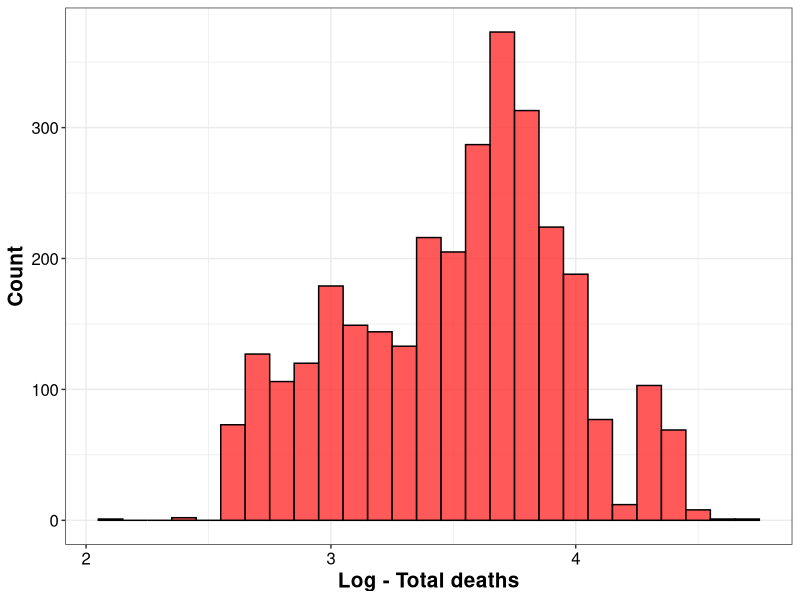
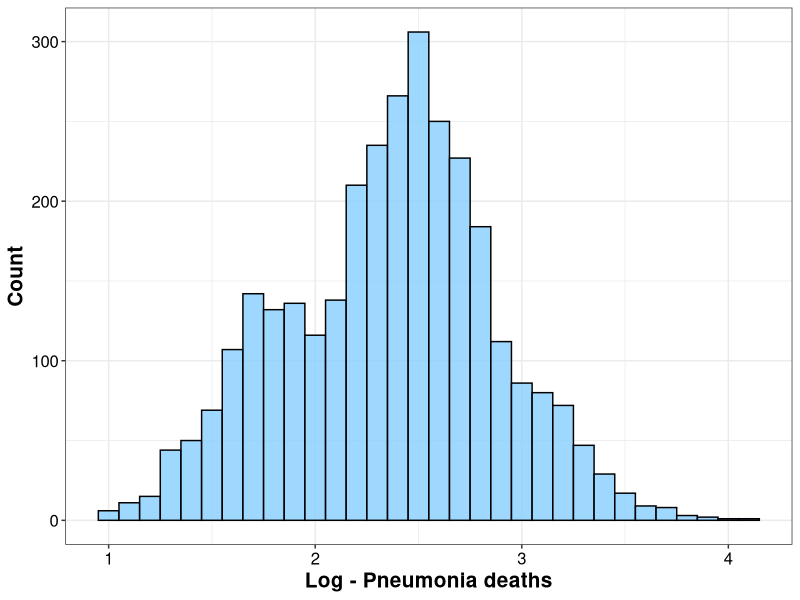
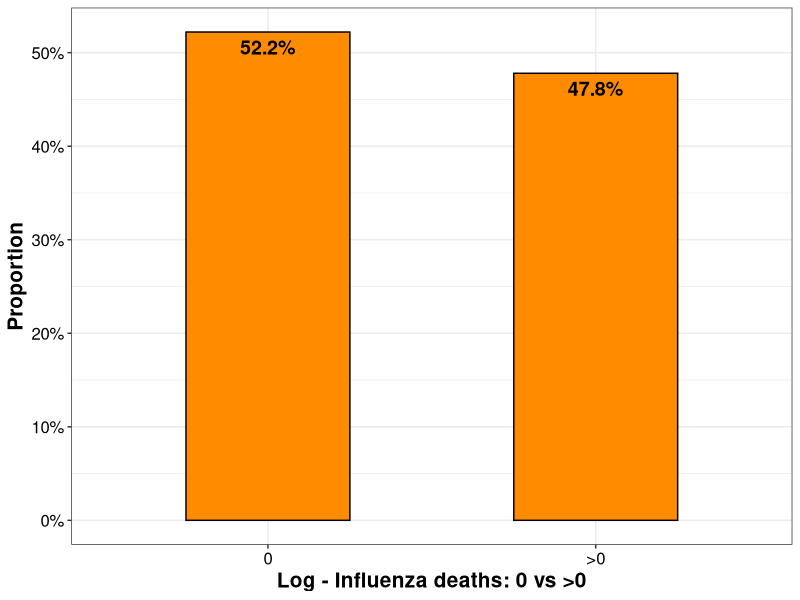
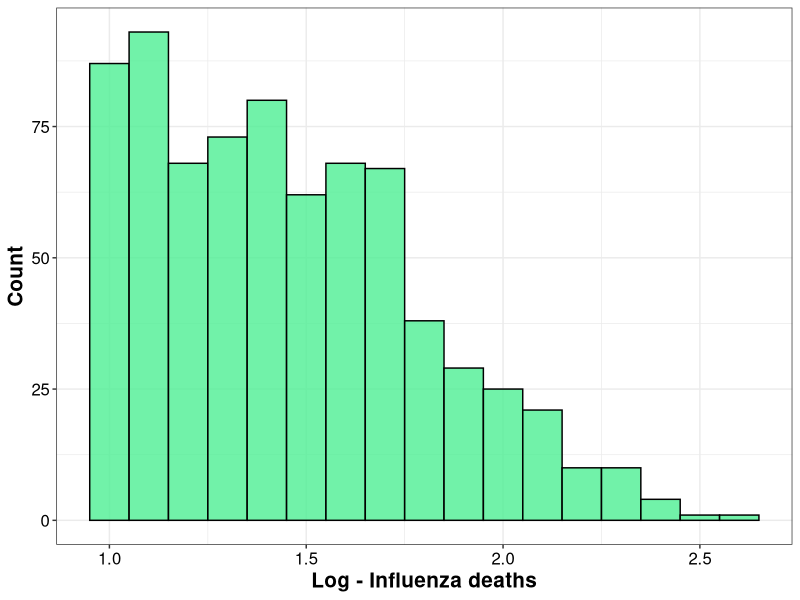
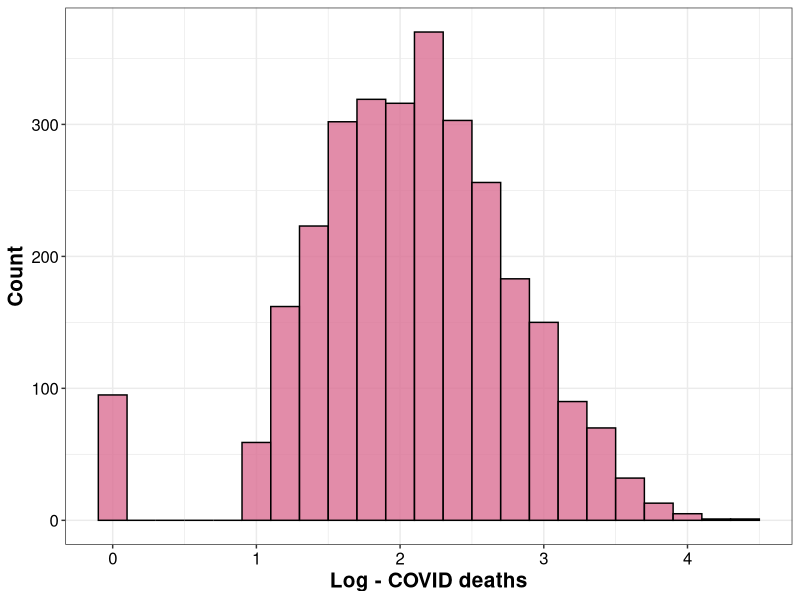
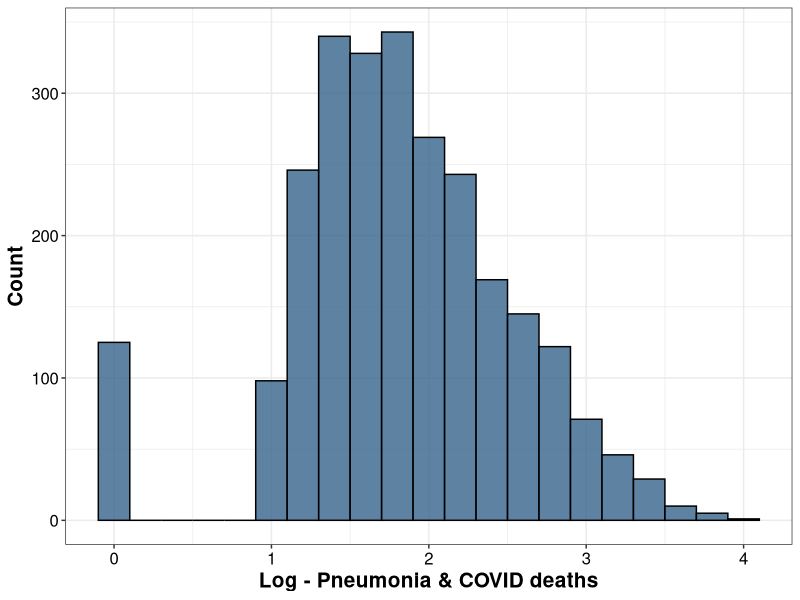
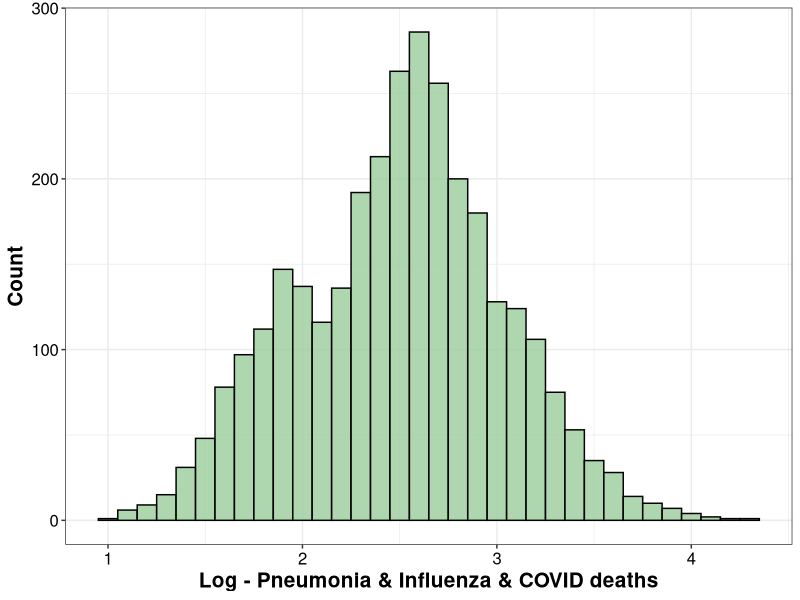

Recreate these plots in R, in order.
## ---- chunk 1
# Load required package
library(fitdistrplus) # To fit distributions
library(tidyverse)
library(ggplot2)
## ---- chunk 2
# Load the data file
data <- read.csv("CDCdata.csv")
str(data) # Check data structure
## ---- chunk 3
# Drop Data.as.of, Start.Date, End.Date, and Week.Ending.Date
# Filter out monthly records
data <- data %>% 
  select(-c(Data.as.of, Start.Date, End.Date, Week.Ending.Date, MMWR.Week)) %>%
  filter(Group=="By Month")
str(data) # Check data structure
## ---- chunk 4
# Check what's in the column State
unique(data$State)
## ---- chunk 5
# Drop Group and Footnote
# Drop records for US, NYC, and Puerto Rico
data <- data %>% select(-c(Group, Percent.of.Expected.Deaths, Footnote)) %>%
  filter(!State %in% c("United States", "New York City", "Puerto Rico"))
str(data) # Check data structure
## ---- chunk 6
# Correct column formats
# Change column names
data <- data %>% 
  mutate(Year=as.character(Year), Month=as.character(Month), State=as.character(State),
         death_covid=as.integer(gsub(",", "", COVID.19.Deaths)),
         death_total=as.integer(gsub(",", "", Total.Deaths)),
         death_pna=as.integer(gsub(",", "", Pneumonia.Deaths)),
         death_pna_covid=as.integer(gsub(",", "", Pneumonia.and.COVID.19.Deaths)),
         death_flu=as.integer(gsub(",", "", Influenza.Deaths)),
         death_pna_flu_covid=as.integer(gsub(",", "", Pneumonia..Influenza..or.COVID.19.Deaths))) %>%
  select(Year, Month, State, death_total, death_pna, death_flu, death_covid, death_pna_covid, death_pna_flu_covid)
str(data) # Check data structure
## ---- chunk 7
summary(data) # Check data distribution
## ---- chunk 8
# Histogram of log death_total
hist_death_total <- ggplot(data, aes(x=log(death_total, 10)))+
  geom_histogram(binwidth=.1, fill="firebrick1", color="black", alpha=.8)+
  labs(x="Log - Total deaths", y="Count")+
  theme_bw()+
  theme(axis.title.x=element_text(size=15, color="black", face="bold"),
        axis.title.y=element_text(size=15, color="black", face="bold"),
        axis.text.x=element_text(color="black", size=12),
        axis.text.y=element_text(color="black", size=12))
hist_death_total
## ---- chunk 9
# Fit weibull distribution for log death_total
fit_wb <- fitdist(log(data$death_total, 10), "weibull")
summary(fit_wb)
## ---- chunk 10
# Fit gamma distribution for log death_total
fit_gm <- fitdist(log(data$death_total, 10), "gamma")
summary(fit_gm)
## ---- chunk 11
# Histogram of log death_pna
hist_death_pna <- ggplot(data, aes(x=log(death_pna, 10)))+
  geom_histogram(binwidth=.1, fill="skyblue1", color="black", alpha=.8)+
  labs(x="Log - Pneumonia deaths", y="Count")+
  theme_bw()+
  theme(axis.title.x=element_text(size=15, color="black", face="bold"),
        axis.title.y=element_text(size=15, color="black", face="bold"),
        axis.text.x=element_text(color="black", size=12),
        axis.text.y=element_text(color="black", size=12))
hist_death_pna
## ---- chunk 12
# Fit normal distribution for log death_pna
fit_norm <- fitdist(log(data$death_pna, 10), "norm")
summary(fit_norm)
## ---- chunk 13
# Generate an indicator variable for death_flu
# Estimate the probability for 0 vs >0
data2 <- data %>% 
  mutate(death_flu01=ifelse(death_flu==0, 0, 1)) %>%
  filter(!is.na(death_flu01))

bar_death_flu01 <- ggplot(data2, aes(x=factor(death_flu01)))+
  geom_bar(aes(y=..count../sum(..count..)), fill="darkorange", color="black", width=.5)+
  geom_text(aes(y=..count../sum(..count..), label=scales::percent(..count../sum(..count..))), 
            stat="count", size=5, vjust=1.5, fontface="bold")+
  scale_x_discrete(breaks=c(0, 1), labels=c("0", ">0"))+
  scale_y_continuous(labels=scales::percent_format())+
  labs(x="Log - Influenza deaths: 0 vs >0", y="Proportion")+
  theme_bw()+
  theme(axis.title.x=element_text(size=15, color="black", face="bold"),
        axis.title.y=element_text(size=15, color="black", face="bold"),
        axis.text.x=element_text(color="black", size=12),
        axis.text.y=element_text(color="black", size=12))
bar_death_flu01
## ---- chunk 14
# Filter out death_flu > 0
# Make a histogram for the >0 values
data3 <- data2 %>% filter(death_flu01==1)

hist_death_flu1 <- ggplot(data3, aes(x=log(death_flu, 10)))+
  geom_histogram(binwidth=.1, fill="seagreen2", color="black", alpha=.8)+
  labs(x="Log - Influenza deaths", y="Count")+
  theme_bw()+
  theme(axis.title.x=element_text(size=15, color="black", face="bold"),
        axis.title.y=element_text(size=15, color="black", face="bold"),
        axis.text.x=element_text(color="black", size=12),
        axis.text.y=element_text(color="black", size=12))
hist_death_flu1
## ---- chunk 15
# Fit weibull distribution for >0 log death_flu
fit_wb2 <- fitdist(log(data3$death_flu, 10), "weibull")
summary(fit_wb2)
## ---- chunk 16
# Fit gamma distribution for >0 log death_flu
fit_gm2 <- fitdist(log(data3$death_flu, 10), "gamma")
summary(fit_gm2)
## ---- chunk 17
# Clean the missing values in death_covid
data4 <- data %>% filter(!is.na(death_covid))

# Histogram of log death_covid+1
hist_death_covid <- ggplot(data4, aes(x=log(death_covid+1, 10)))+
  geom_histogram(binwidth=.2, fill="palevioletred", color="black", alpha=.8)+
  labs(x="Log - COVID deaths", y="Count")+
  theme_bw()+
  theme(axis.title.x=element_text(size=15, color="black", face="bold"),
        axis.title.y=element_text(size=15, color="black", face="bold"),
        axis.text.x=element_text(color="black", size=12),
        axis.text.y=element_text(color="black", size=12))
hist_death_covid
## ---- chunk 18
# Fit normal distribution for log death_covid+1
fit_norm2 <- fitdist(log(data4$death_covid+1, 10), "norm")
summary(fit_norm2)
## ---- chunk 19
# Clean the missing values in death_pna_covid
data5 <- data %>% filter(!is.na(death_pna_covid))

# Histogram of log death_pna_covid+1
hist_death_pna_covid <- ggplot(data5, aes(x=log(death_pna_covid+1, 10)))+
  geom_histogram(binwidth=.2, fill="steelblue4", color="black", alpha=.8)+
  labs(x="Log - Pneumonia & COVID deaths", y="Count")+
  theme_bw()+
  theme(axis.title.x=element_text(size=15, color="black", face="bold"),
        axis.title.y=element_text(size=15, color="black", face="bold"),
        axis.text.x=element_text(color="black", size=12),
        axis.text.y=element_text(color="black", size=12))
hist_death_pna_covid
## ---- chunk 20
# Fit normal distribution for log death_pna_covid+1
fit_norm3 <- fitdist(log(data5$death_pna_covid+1, 10), "norm")
summary(fit_norm3)
## ---- chunk 21
# Histogram of log death_pna_flu_covid
hist_death_pna_flu_covid <- ggplot(data, aes(x=log(death_pna_flu_covid, 10)))+
  geom_histogram(binwidth=.1, fill="darkseagreen3", color="black", alpha=.8)+
  labs(x="Log - Pneumonia & Influenza & COVID deaths", y="Count")+
  theme_bw()+
  theme(axis.title.x=element_text(size=15, color="black", face="bold"),
        axis.title.y=element_text(size=15, color="black", face="bold"),
        axis.text.x=element_text(color="black", size=12),
        axis.text.y=element_text(color="black", size=12))
hist_death_pna_flu_covid
## ---- chunk 22
# Fit normal distribution for log death_pna_flu_covid
fit_norm4 <- fitdist(log(data$death_pna_flu_covid, 10), "norm")
summary(fit_norm4)
